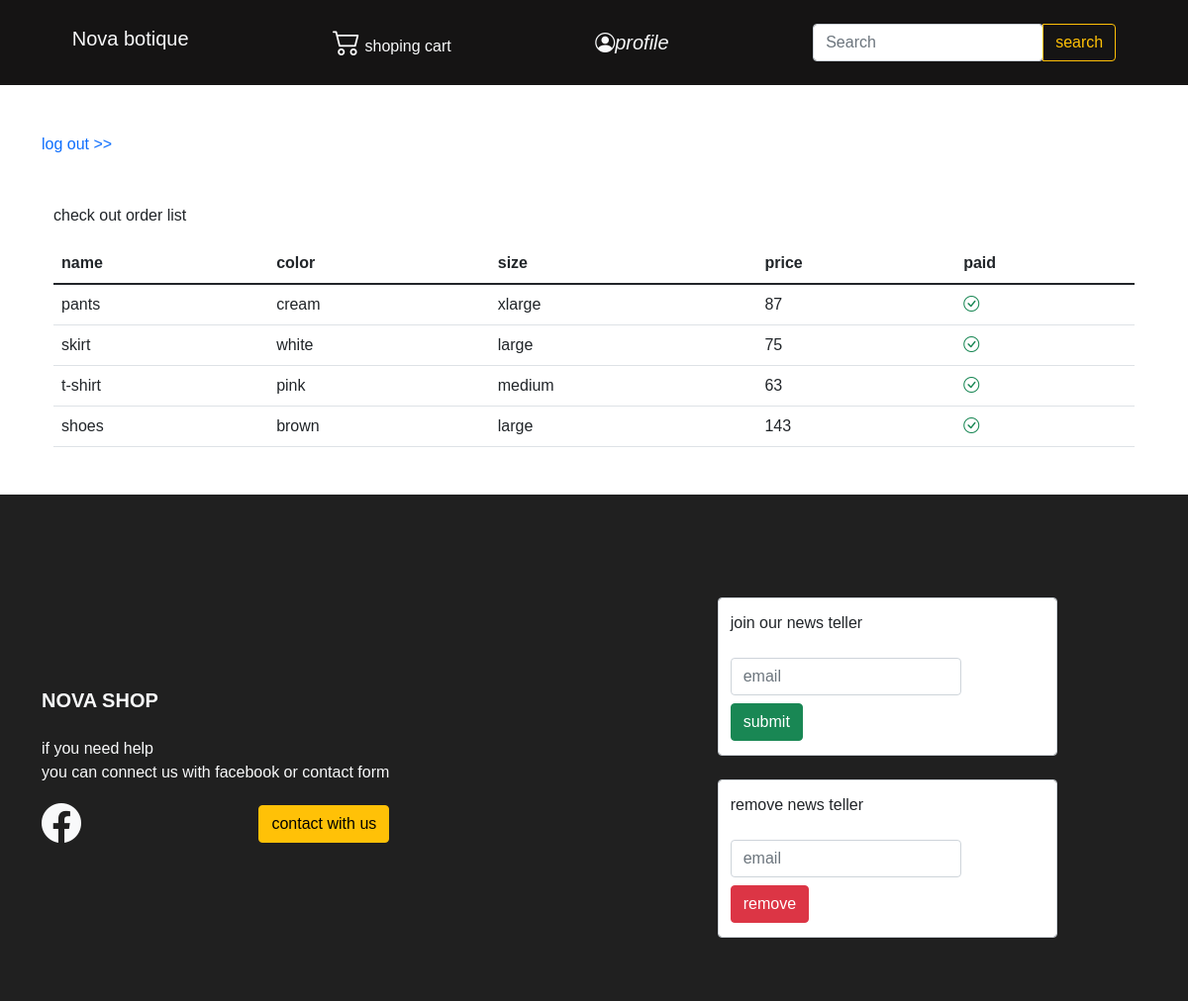
The app's page /user/profile (signed in) with its own data.
### main_module/models.py (models this page shows, shortened)
class OrderDetail(models.Model):
    order = models.ForeignKey(Order, on_delete=models.CASCADE)
    product = models.ForeignKey( Products, on_delete=models.CASCADE,null=True)
    size=models.CharField(max_length=100,default='')
    color=models.CharField(max_length=100,default='')
    final_price = models.IntegerField(null=True, blank=True)
    count = models.IntegerField(default=1)

class Products(models.Model):
    name=models.CharField(max_length=300)
    slug=models.CharField(max_length=300)
    category=models.ForeignKey(Category,on_delete=models.CASCADE,null=True)
    price=models.IntegerField()
    size=models.CharField(max_length=200,null=True)
    size_small=models.CharField(max_length=200,null=True,blank=True)
    size_medium=models.CharField(max_length=200,null=True,blank=True)
    size_larg=models.CharField(max_length=200,null=True,blank=True)
    size_xlarg=models.CharField(max_length=200,null=True,blank=True)
    description=models.TextField(max_length=9000)
    image=models.ImageField(upload_to='products')
    favorit=models.ManyToManyField(User,blank=True)
    rate=models.IntegerField(default=0)
    discount=models.IntegerField(null=True,default=0)
    discount_price=models.IntegerField(null=True,default=0)
    color = models.CharField(max_length=200,null=True,blank=True)
    color2 =  models.CharField(max_length=200,null=True,blank=True)
    color3 =  models.CharField(max_length=2000,null=True,blank=True)

### account_module/views.py (the view)
# urls.py: path('profile',views.Profile.as_view(),name='profile'),
class Profile(TemplateView):
    template_name = 'profile.html'
    def get_context_data(self, **kwargs):
         context = super(Profile, self).get_context_data()
         final_order =models.OrderDetail.objects.filter(order__is_paid=True, order__userr=self.request.user)
         context['order'] = final_order
         context['fav']=models.Products.objects.filter(favorit=self.request.user.id)
         return context

### account_module/templates/profile.html (shortened to what this page needs)
{% extends 'main/base.html' %}
{% load  static %}
{% block contect %}
    {% if user.is_authenticated %}
        <div class="container my-5"  >
        <a href="{% url 'logout_page' %}">log out >></a>
    {% endif %}
    <div class="container my-5">
        <p>check out order list</p>
         <table class="table table-hover">
  <thead>
    <tr>
      <th scope="col">name</th>
      <th scope="col">color</th>
      <th scope="col">size</th>
      <th scope="col">price</th>
      <th scope="col">paid</th>
    </tr>
  </thead>
  <tbody>
   {% for foo in order %}
         <tr>
      <td>{{ foo.product.name }}</td>
      <td>{{ foo.color }}</td>
      <td>{{ foo.size }}</td>
      <td>{{ foo.product.price }}</td>
      <td><i class="bi bi-check-circle text-success"></i></td>
    </tr>
    {% endfor %}
  </tbody>
</table>
    </div>
        </div>
{% endblock %}

### static/css/style.css (style rules this page uses)
* { padding: 0; margin: 0; box-sizing: border-box; list-style-type: none; }
a { text-decoration: none !important; cursor: pointer !important; user-select: none !important; }
html { scroll-behavior: smooth; }

### static/css/signup-login.css (style rules this page uses)
* { margin: 0; box-sizing: border-box; font-family: Verdana, Geneva, Tahoma, sans-serif; }

### records on screen
OrderDetail: product.name "pants", color "cream", size "xlarge", product.price "87"
OrderDetail: product.name "skirt", color "white", size "large", product.price "75"
OrderDetail: product.name "t-shirt", color "pink", size "medium", product.price "63"
OrderDetail: product.name "shoes", color "brown", size "large", product.price "143"
